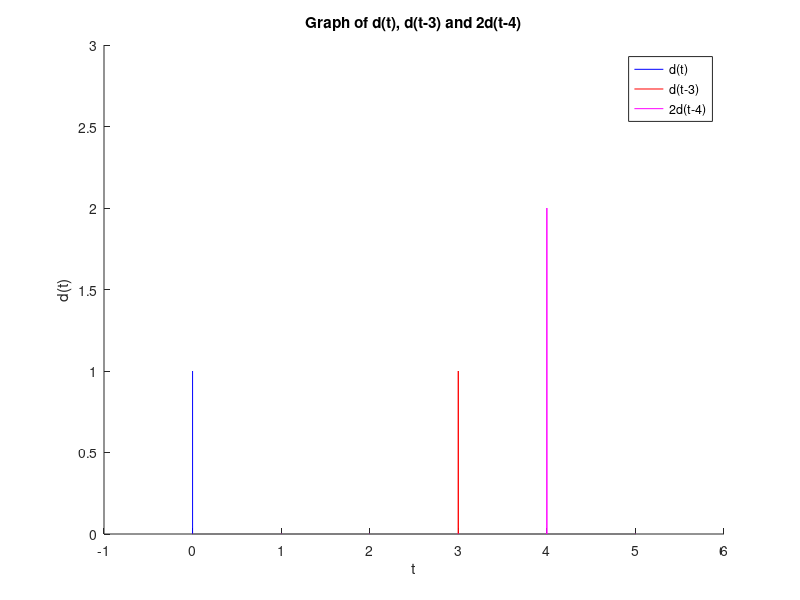

Write MATLAB code to recreate this figure.
%FILE: Ex1.m
%NAME: Jeremy Liem/ Hankoo Lee
%DESCRIPTION: Implementing a Unit Impulse in Matlab
% Clear all variables and Close all Windows.
clearvars;
close all;

%Create d1 with Fs=8000.
Fs = 8000;
d1 = zeros(5*Fs +1,1);
d1(1)= 1;

%Create time vector of length d1.
t = (0:length(d1)-1)*(1/Fs);

%Create d2
d2 = zeros (5*Fs +1,1);
d2(3*Fs +1)=1;

%Create d3
d3 = zeros (5*Fs +1,1);
d3(4*Fs+1)= 2;

%Graphing and using hold on to plot multiple graphs
%in on figure
figure;
hold on;
%plot everything d1,d2,d3 in 1 graph.
%d1 is in blue,d2 is in red and d3 is in magenta
%limit of x is from -1 to 6
%limit of y is from 0 to 3
%legend is showplot(t,d1,'b');
plot(t,d1,'b');
plot(t,d2,'r');
plot(t,d3,'m');
xlim([-1 6]);
ylim([0 3]);
xlabel('t');
ylabel('d(t)')
title('Graph of d(t), d(t-3) and 2d(t-4)');
legend('d(t)','d(t-3)','2d(t-4)');
